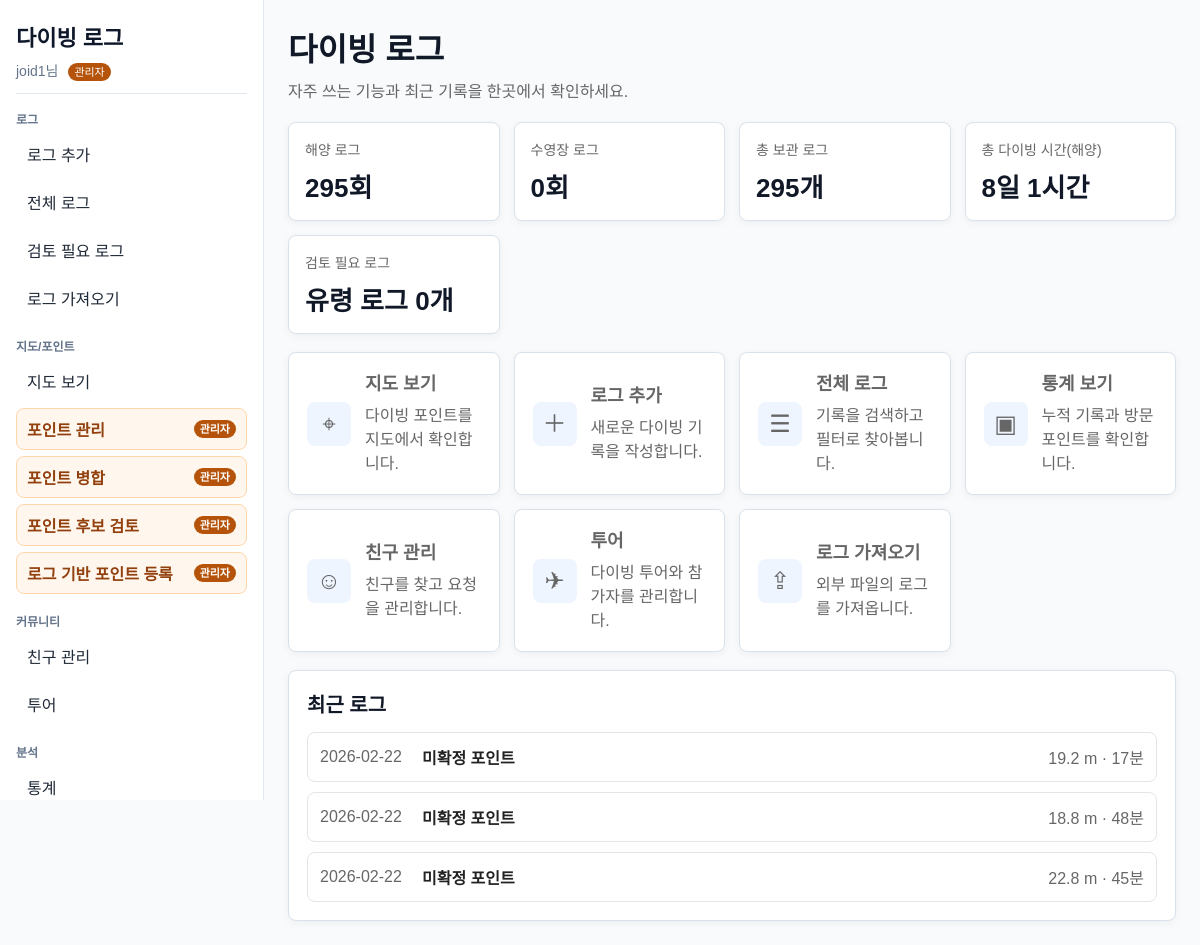
The page / (signed in) on the database its author committed.
### app/models.py (models this page shows)
class User(Base):
    __tablename__ = "users"
    id = Column(Integer, primary_key=True, index=True)
    username = Column(String, unique=True, index=True, nullable=False)
    password_hash = Column(String, nullable=False)
    is_admin = Column(Boolean, default=False, nullable=False)

class DiveLog(Base):
    __tablename__ = "dive_logs"
    id = Column(Integer, primary_key=True, index=True)
    dive_number = Column(Integer, nullable=True, index=True)
    dive_date = Column(Date, nullable=False)
    dive_point_id = Column(Integer, ForeignKey("dive_points.id"))
    user_id = Column(Integer, ForeignKey("users.id"), nullable=True)
    buddy_user_id = Column(Integer, ForeignKey("users.id"), nullable=True)
    max_depth = Column(Float)
    avg_depth = Column(Float)
    entry_time = Column(Time, nullable=True)
    exit_time = Column(Time, nullable=True)
    dive_time = Column(Integer)  # 분 단위
    water_temp = Column(Float)
    visibility = Column(Integer)
    latitude = Column(Float, nullable=True)
    longitude = Column(Float, nullable=True)
    site_name = Column(String, nullable=True)
    buddy = Column(String)
    start_pressure = Column(Integer)
    end_pressure = Column(Integer)
    image_path = Column(String, nullable=True)
    note = Column(String)
    profile_samples = Column(Text, nullable=True)
    import_source = Column(String, nullable=True, index=True)
    import_external_id = Column(String, nullable=True, index=True)
    import_source_file_hash = Column(String, nullable=True, index=True)
    dive_point = relationship("DivePoint", backref="dive_logs")
    user = relationship("User", foreign_keys=[user_id], backref="dive_logs")
    buddy_user = relationship("User", foreign_keys=[buddy_user_id])
    profile_samples_rel = relationship(
        "DiveProfileSample",
        back_populates="dive_log",
        cascade="all, delete-orphan",
        order_by="DiveProfileSample.elapsed_seconds",
    )

class DivePoint(Base):
    __tablename__ = "dive_points"
    id = Column(Integer, primary_key=True, index=True)
    name = Column(String, index=True)
    area_id = Column(Integer, ForeignKey("areas.id"))
    latitude = Column(Float, nullable=True)
    longitude = Column(Float, nullable=True)
    point_type = Column(String, nullable=False, default="OCEAN")
    memo = Column(String, nullable=True)
    area = relationship("Area", backref="dive_points")

### main.py (the view)
@app.get("/")
def home(request: Request):
    db = SessionLocal()
    try:
        current_user = get_current_user(request, db)
        visible_logs_query = db.query(DiveLog).filter(visible_log_condition(current_user))
        ocean_logs_query = (
            db.query(DiveLog)
            .join(DivePoint, DiveLog.dive_point_id == DivePoint.id)
            .filter(visible_log_condition(current_user))
            .filter(DivePoint.point_type == "OCEAN")
        )
        pool_logs_query = (
            db.query(DiveLog)
            .join(DivePoint, DiveLog.dive_point_id == DivePoint.id)
            .filter(visible_log_condition(current_user))
            .filter(DivePoint.point_type == "POOL")
        )
        total_dives = ocean_logs_query.with_entities(func.count(DiveLog.id)).scalar()
        pool_dives = pool_logs_query.with_entities(func.count(DiveLog.id)).scalar()
        total_stored_logs = visible_logs_query.with_entities(func.count(DiveLog.id)).scalar()
        ghost_log_count = visible_logs_query.filter(ghost_log_condition()).with_entities(func.count(DiveLog.id)).scalar()
        total_dive_time = ocean_logs_query.with_entities(func.sum(DiveLog.dive_time)).scalar()
        total_dive_time_display = format_dive_duration(total_dive_time)
        recent_logs = (
            db.query(DiveLog)
            .options(
                joinedload(DiveLog.dive_point)
            )
            .filter(visible_log_condition(current_user))
            .order_by(DiveLog.dive_number.desc(), DiveLog.id.desc())
            .limit(3)
            .all()
        )
        return templates.TemplateResponse(
            "home.html",
            {
                "request": request,
                "total_dives": total_dives,
                "pool_dives": pool_dives,
                "total_stored_logs": total_stored_logs,
                "ghost_log_count": ghost_log_count,
                "total_dive_time": total_dive_time,
                "total_dive_time_display": total_dive_time_display,
                "recent_logs": recent_logs
            }
        )
    finally:
        db.close()

### templates/home.html (shortened to what this page needs)
{% extends "base.html" %}
{% block content %}
<div class="home-page">
    <header class="home-header">
        <h1>다이빙 로그</h1>
        <p>자주 쓰는 기능과 최근 기록을 한곳에서 확인하세요.</p>
    </header>
    <section class="summary-grid">
        <div class="summary-card">
            <div class="summary-label">해양 로그</div>
            <div class="summary-value">{{ total_dives or 0 }}회</div>
        </div>
        <div class="summary-card">
            <div class="summary-label">수영장 로그</div>
            <div class="summary-value">{{ pool_dives or 0 }}회</div>
        </div>
        <div class="summary-card">
            <div class="summary-label">총 보관 로그</div>
            <div class="summary-value">{{ total_stored_logs or 0 }}개</div>
        </div>
        <div class="summary-card">
            <div class="summary-label">총 다이빙 시간(해양)</div>
            <div class="summary-value">{{ total_dive_time_display }}</div>
        </div>
        <a class="summary-card" href="/logs?point_type=GHOST">
            <div class="summary-label">검토 필요 로그</div>
            <div class="summary-value">유령 로그 {{ ghost_log_count or 0 }}개</div>
        </a>
    </section>
    <section class="menu-grid">
        <a class="menu-card" href="/map">
            <span class="menu-icon" aria-hidden="true">⌖</span>
            <span class="menu-text">
                <strong>지도 보기</strong>
                <span>다이빙 포인트를 지도에서 확인합니다.</span>
            </span>
        </a>
        <a class="menu-card" href="/log/add">
            <span class="menu-icon" aria-hidden="true">＋</span>
            <span class="menu-text">
                <strong>로그 추가</strong>
                <span>새로운 다이빙 기록을 작성합니다.</span>
            </span>
        </a>
        <a class="menu-card" href="/logs">
            <span class="menu-icon" aria-hidden="true">☰</span>
            <span class="menu-text">
                <strong>전체 로그</strong>
                <span>기록을 검색하고 필터로 찾아봅니다.</span>
            </span>
        </a>
        <a class="menu-card" href="/stats">
            <span class="menu-icon" aria-hidden="true">▣</span>
            <span class="menu-text">
                <strong>통계 보기</strong>
                <span>누적 기록과 방문 포인트를 확인합니다.</span>
            </span>
        </a>
        <a class="menu-card" href="/friends">
            <span class="menu-icon" aria-hidden="true">☺</span>
            <span class="menu-text">
                <strong>친구 관리</strong>
                <span>친구를 찾고 요청을 관리합니다.</span>
            </span>
        </a>
        <a class="menu-card" href="/trips">
            <span class="menu-icon" aria-hidden="true">✈</span>
            <span class="menu-text">
                <strong>투어</strong>
                <span>다이빙 투어와 참가자를 관리합니다.</span>
            </span>
        </a>
        <a class="menu-card" href="/import">
            <span class="menu-icon" aria-hidden="true">⇪</span>
            <span class="menu-text">
                <strong>로그 가져오기</strong>
                <span>외부 파일의 로그를 가져옵니다.</span>
            </span>
        </a>
    </section>
    <section class="recent-card">
        <h2>최근 로그</h2>
        {% if recent_logs %}
        <div class="recent-list">
            {% for log in recent_logs %}
            <a class="recent-item" href="/log/{{ log.id }}">
                <div class="recent-date">{{ log.dive_date }}</div>
                <div class="recent-point">{{ log.dive_point.name if log.dive_point else '-' }}</div>
                <div class="recent-meta">
                    {{ log.max_depth if log.max_depth is not none else '-' }}{% if log.max_depth is not none %} m{% endif %}
                    ·
                    {{ log.dive_time if log.dive_time is not none else '-' }}{% if log.dive_time is not none %}분{% endif %}
                </div>
            </a>
            {% endfor %}
        </div>
        {% else %}
        <p class="empty-text">아직 등록된 로그가 없습니다.</p>
        {% endif %}
    </section>
</div>
{% endblock %}

### templates/base.html (shortened to what this page needs)
<!DOCTYPE html>
<html>
<head>
<link
 rel="stylesheet"
 href="https://unpkg.com/leaflet@1.9.4/dist/leaflet.css"
/>
<link rel="stylesheet" href="/static/css/style.css">
</head>
<body>
<div class="app-shell">
    <aside class="sidebar">
        <div class="sidebar-header">
            <a class="brand-link" href="/">다이빙 로그</a>
            {% if request.session.get("user_id") %}
            <div class="nav-user">
                {{ request.session.get("username") }}님
                {% if request.session.get("is_admin") %}<span class="admin-badge">관리자</span>{% endif %}
            </div>
            {% endif %}
        </div>
        <nav class="nav-groups" aria-label="주 메뉴">
            <div class="nav-group">
                <div class="nav-group-title">로그</div>
                <a class="nav-link" href="/log/add">로그 추가</a>
                <a class="nav-link" href="/logs">전체 로그</a>
                <a class="nav-link" href="/logs/review-needed">검토 필요 로그</a>
                <a class="nav-link" href="/import">로그 가져오기</a>
            </div>
            <div class="nav-group">
                <div class="nav-group-title">지도/포인트</div>
                <a class="nav-link" href="/map">지도 보기</a>
                {% if request.session.get("is_admin") %}
                <a class="nav-link admin-link" href="/admin/divepoints">포인트 관리 <span class="admin-badge">관리자</span></a>
                <a class="nav-link admin-link" href="/admin/points/merge">포인트 병합 <span class="admin-badge">관리자</span></a>
                <a class="nav-link admin-link" href="/admin/points/candidates">포인트 후보 검토 <span class="admin-badge">관리자</span></a>
                <a class="nav-link admin-link" href="/admin/points/from-logs">로그 기반 포인트 등록 <span class="admin-badge">관리자</span></a>
                {% endif %}
            </div>
            <div class="nav-group">
                <div class="nav-group-title">커뮤니티</div>
                <a class="nav-link" href="/friends">친구 관리</a>
                <a class="nav-link" href="/trips">투어</a>
            </div>
            <div class="nav-group">
                <div class="nav-group-title">분석</div>
                <a class="nav-link" href="/stats">통계</a>
            </div>
        </nav>
    </aside>
    <main class="main-content">
        {% block content %}{% endblock %}
    </main>
</div>
</body>
</html>

### static/css/style.css (style rules this page uses)
* { box-sizing: border-box; }
body { margin: 0; font-family: Arial, sans-serif; color: #111827; background: #f8fafc; }
.app-shell { display: flex; min-height: 100vh; }
.sidebar { position: sticky; top: 0; width: 264px; height: 100vh; display: flex; flex-direction: column; gap: 16px; padding: 20px 16px; border-right: 1px solid #e2e8f0; background: #ffffff; overflow-y: auto; }
.sidebar-header { padding-bottom: 12px; border-bottom: 1px solid #e2e8f0; }
.brand-link { display: block; color: #0f172a; font-size: 22px; font-weight: 700; text-decoration: none; }
.nav-user { margin-top: 8px; color: #64748b; font-size: 14px; }
.nav-groups { display: flex; flex: 1; flex-direction: column; gap: 18px; }
.nav-group { display: grid; gap: 6px; }
.nav-group-title { color: #64748b; font-size: 12px; font-weight: 700; letter-spacing: 0; }
.nav-link, .nav-action { display: flex; align-items: center; justify-content: space-between; width: 100%; min-height: 38px; padding: 8px 10px; border: 1px solid transparent; border-radius: 8px; color: #1f2937; background: transparent; text-align: left; text-decoration: none; cursor: pointer; }
.admin-link { border-color: #fed7aa; background: #fff7ed; color: #92400e; font-weight: 700; }
.admin-badge { display: inline-block; margin-left: 6px; padding: 2px 6px; border-radius: 999px; background: #b45309; color: #ffffff; font-size: 11px; line-height: 1.3; white-space: nowrap; }
.main-content { flex: 1; min-width: 0; padding: 24px; }

### templates/home.html (style rules this page uses)
.home-page { max-width: 1080px; }
.home-header { margin-bottom: 20px; }
.home-header h1 { margin: 0 0 8px; }
.home-header p { margin: 0; color: #666; }
.summary-grid, .menu-grid { display: grid; grid-template-columns: repeat(auto-fit, minmax(190px, 1fr)); gap: 14px; margin-bottom: 18px; }
.summary-card, .menu-card, .recent-card { border: 1px solid #d9e2ec; border-radius: 8px; background: #fff; box-shadow: 0 2px 8px rgba(15, 23, 42, 0.05); }
.summary-card { display: block; padding: 16px; color: inherit; text-decoration: none; }
.summary-label { margin-bottom: 8px; color: #666; font-size: 14px; }
.summary-value { font-size: 26px; font-weight: 700; }
.menu-card { display: grid; grid-template-columns: 44px 1fr; gap: 14px; align-items: center; padding: 18px; color: #222; text-decoration: none; min-height: 96px; transition: border-color 0.15s ease, box-shadow 0.15s ease, transform 0.15s ease; }
.menu-icon { display: inline-flex; align-items: center; justify-content: center; width: 44px; height: 44px; border-radius: 8px; background: #eef5ff; color: #2364d2; font-size: 24px; line-height: 1; }
.menu-text { min-width: 0; }
.menu-card strong { display: block; margin-bottom: 6px; font-size: 18px; }
.menu-card span { color: #666; line-height: 1.5; }
.recent-card { padding: 18px; }
.recent-card h2 { margin: 0 0 14px; font-size: 20px; }
.recent-list { display: grid; gap: 10px; }
.recent-item { display: grid; grid-template-columns: 90px 1fr auto; gap: 12px; align-items: center; padding: 12px; border: 1px solid #e5e5e5; border-radius: 8px; text-decoration: none; color: #222; }
.recent-date { color: #666; }
.recent-point { font-weight: 700; }
.recent-meta { color: #666; white-space: nowrap; }

### rows shown on the page
User: session.get "joid1"
DiveLog: dive_date "2026-02-22", dive_point "미확정 포인트", max_depth "19.2", dive_time "17", shows "분"
DiveLog: dive_date "2026-02-22", dive_point "미확정 포인트", max_depth "18.8", dive_time "48", shows "분"
DiveLog: dive_date "2026-02-22", dive_point "미확정 포인트", max_depth "22.8", dive_time "45", shows "분"

### other values the page prints
{{ total_dives or 0 }} "295"
{{ pool_dives or 0 }} "0"
{{ total_stored_logs or 0 }} "295"
{{ total_dive_time_display }} "8일 1시간"
{{ ghost_log_count or 0 }} "0"
